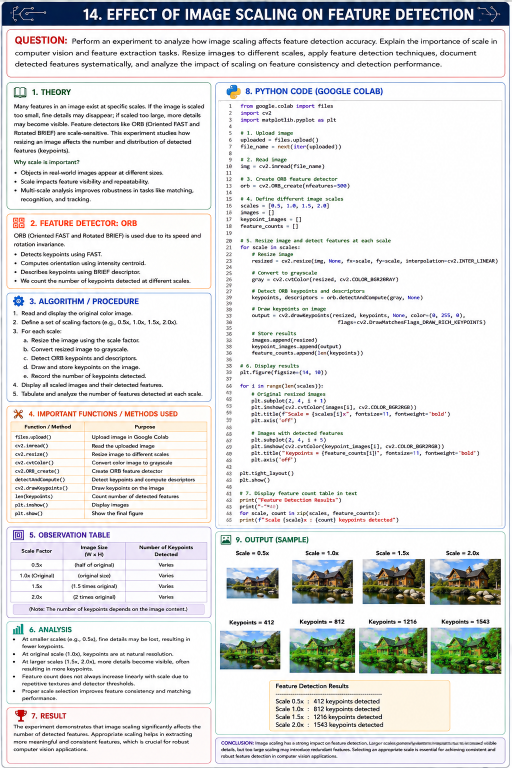
#> input picture CO3/AT1/Q14/CO3-AT1-Q14.png, 1024 x 1536 px (shown at 1/2 size)
$ python code.py
#> lines starting #> are read from the running program, lines starting #| are printed output that depends on the picture
# -*- coding: utf-8 -*-
"""CO3-AT1-Q14.ipynb

Automatically generated by Colab.

Original file is located at
    https://colab.research.google.com/drive/1Rpeqs3RpOXlbmxM4Q4UMuLg99lZ5mUpo
"""

from google.colab import files
import cv2
import matplotlib.pyplot as plt

# 1. Upload image
uploaded = files.upload()
#> the answer given: CO3-AT1-Q14.png
file_name = next(iter(uploaded))

# 2. Read image
img = cv2.imread(file_name)
#> img is the input picture: shape (1536, 1024, 3); mean B, G, R 223.8, 223.8, 223.2

# Convert BGR to RGB for display
img_rgb = cv2.cvtColor(img, cv2.COLOR_BGR2RGB)

# 3. Create ORB feature detector
orb = cv2.ORB_create(nfeatures=500)

# 4. Define different image scales
scales = [0.5, 1.0, 1.5, 2.0]

images = []
keypoint_images = []
feature_counts = []

# 5. Resize image and detect features at each scale
for scale in scales:

    # Resize image
    resized = cv2.resize(
        img,
        None,
        fx=scale,
        fy=scale,
        interpolation=cv2.INTER_LINEAR
    )

    # Convert resized image to grayscale
    gray = cv2.cvtColor(resized, cv2.COLOR_BGR2GRAY)

    # Detect ORB keypoints and descriptors
    keypoints, descriptors = orb.detectAndCompute(gray, None)

    # Draw detected keypoints
    output = cv2.drawKeypoints(
        resized,
        keypoints,
        None,
        color=(0, 255, 0),
        flags=cv2.DrawMatchesFlags_DRAW_RICH_KEYPOINTS
    )

    # Store results
    images.append(resized)
    keypoint_images.append(output)
    feature_counts.append(len(keypoints))
#> this loop made 4 passes
#> pass 1, `resized = cv2.resize( img, None, fx=scale, fy=scale, interpolation=cv2..`:
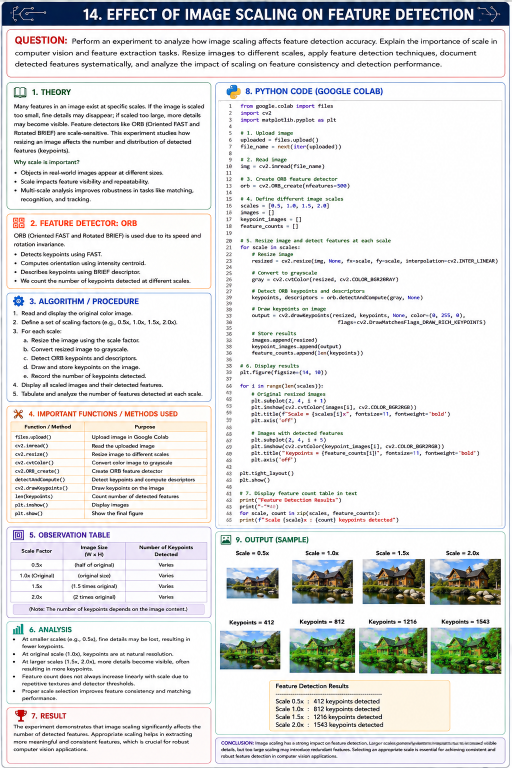
#> resized: shape (768, 512, 3); mean B, G, R 223.9, 224, 223.3
#> pass 1, `gray = cv2.cvtColor(resized, cv2.COLOR_BGR2GRAY)`:
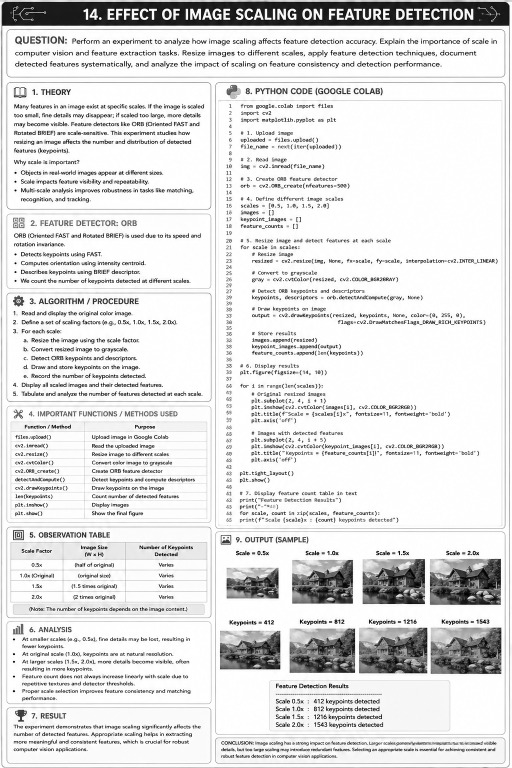
#> gray: shape (768, 512); min 0, max 255, mean 223.8
#> pass 1, `output = cv2.drawKeypoints( resized, keypoints, None, color=(0, 255, 0..`:
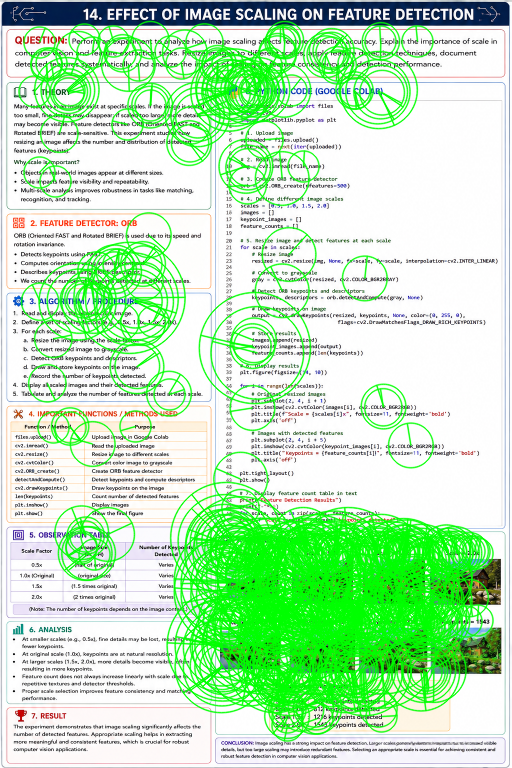
#> output: shape (768, 512, 3); mean B, G, R 186.6, 231.8, 186
#> after the loop:
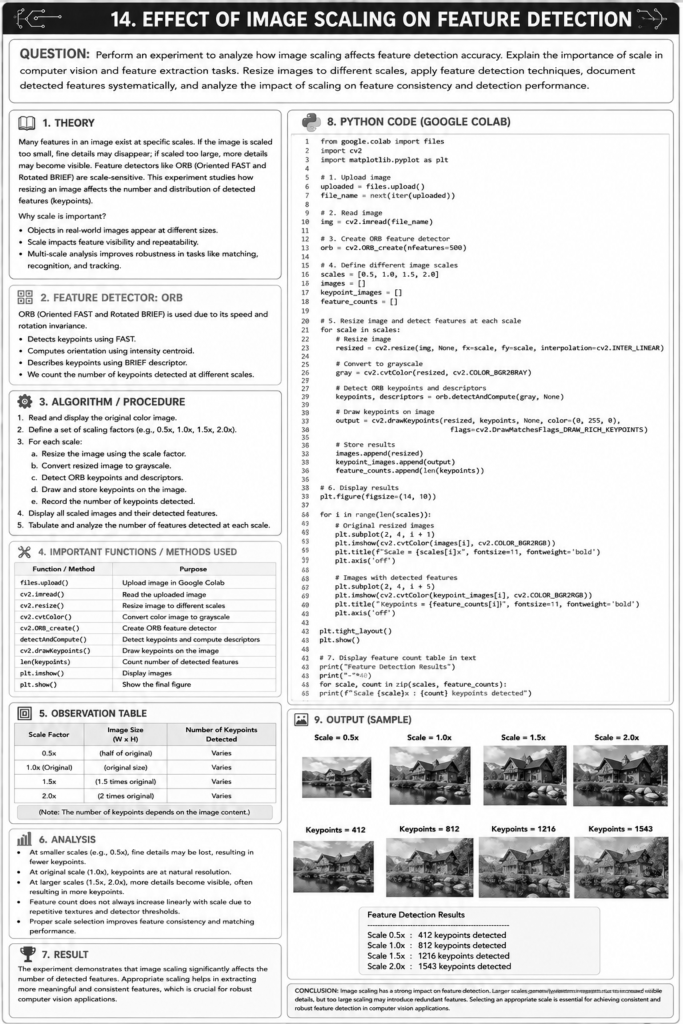
#> gray: shape (3072, 2048) (shown at 1/3 size); min 0, max 255, mean 223.6
#> after the loop:
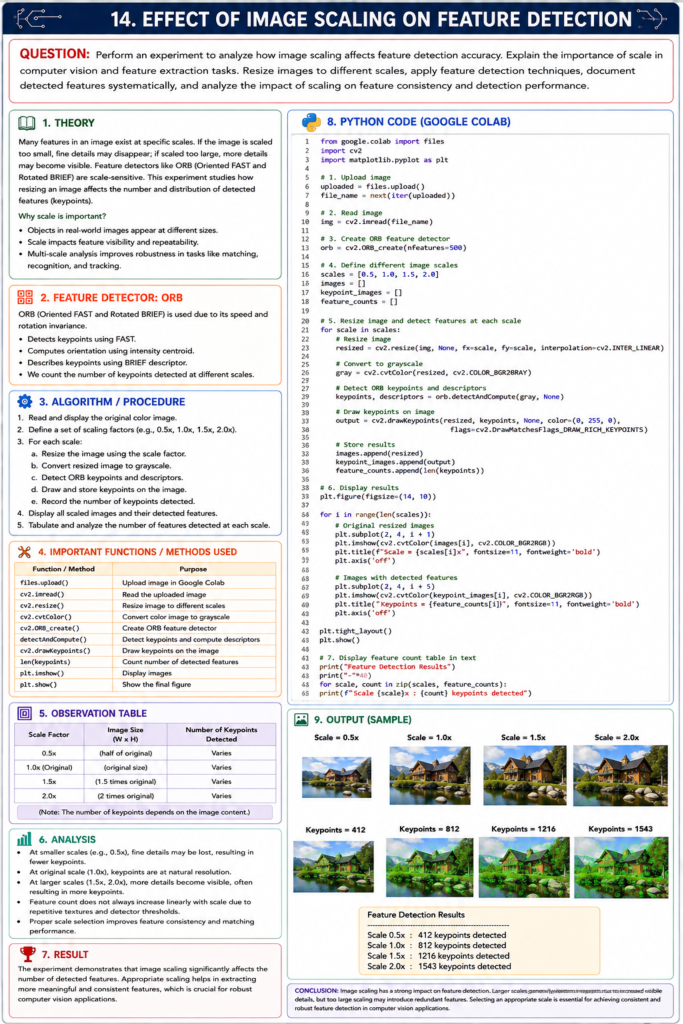
#> resized: shape (3072, 2048, 3) (shown at 1/3 size); mean B, G, R 223.8, 223.8, 223.2
#> after the loop, feature_counts = [500, 500, 500, 500]; images = 4 items; keypoint_images = 4 items

# 6. Display results
plt.figure(figsize=(14, 10))

for i in range(len(scales)):

    # Display resized image
    plt.subplot(2, 4, i + 1)
    plt.imshow(cv2.cvtColor(images[i], cv2.COLOR_BGR2RGB))
    plt.title(f"Scale = {scales[i]}x")
    plt.axis("off")

    # Display detected features
    plt.subplot(2, 4, i + 5)
    plt.imshow(cv2.cvtColor(keypoint_images[i], cv2.COLOR_BGR2RGB))
    plt.title(f"Features = {feature_counts[i]}")
    plt.axis("off")

plt.tight_layout()
plt.show()
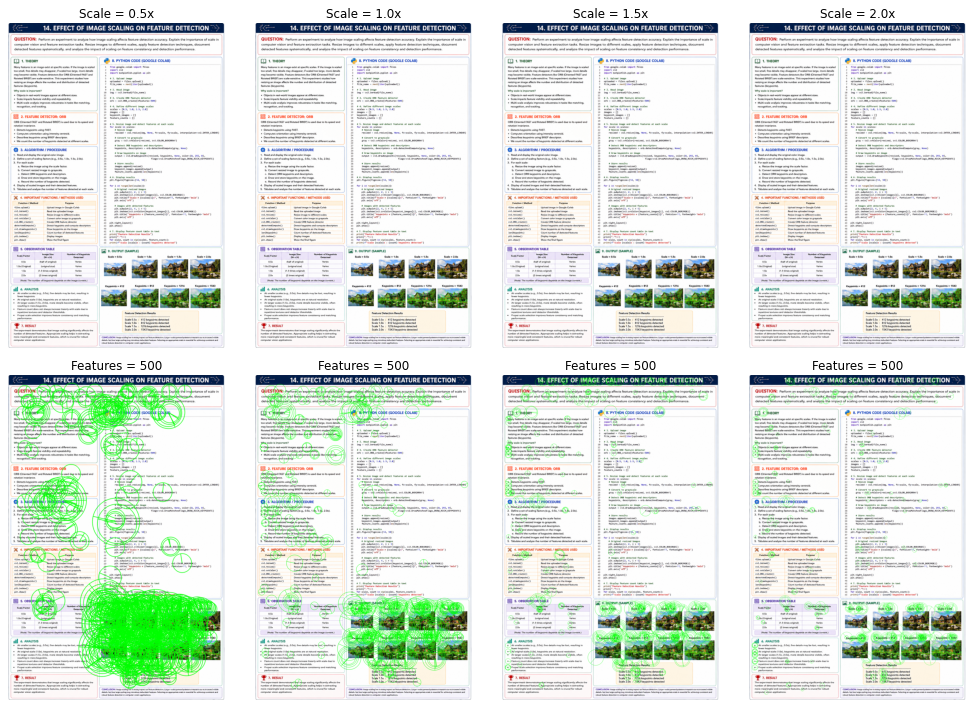
#> figure drawn by matplotlib, 8 panels

# 7. Display feature count table
print("Feature Detection Results")
print("-" * 35)

for scale, count in zip(scales, feature_counts):
    print(f"Scale {scale}x : {count} keypoints detected")
#> this loop made 4 passes
#> scale on passes 1 to 4: 0.5, 1, 1.5, 2
#| Scale 0.5x : 500 keypoints detected
#| Scale 1.0x : 500 keypoints detected
#| Scale 1.5x : 500 keypoints detected
#| Scale 2.0x : 500 keypoints detected
